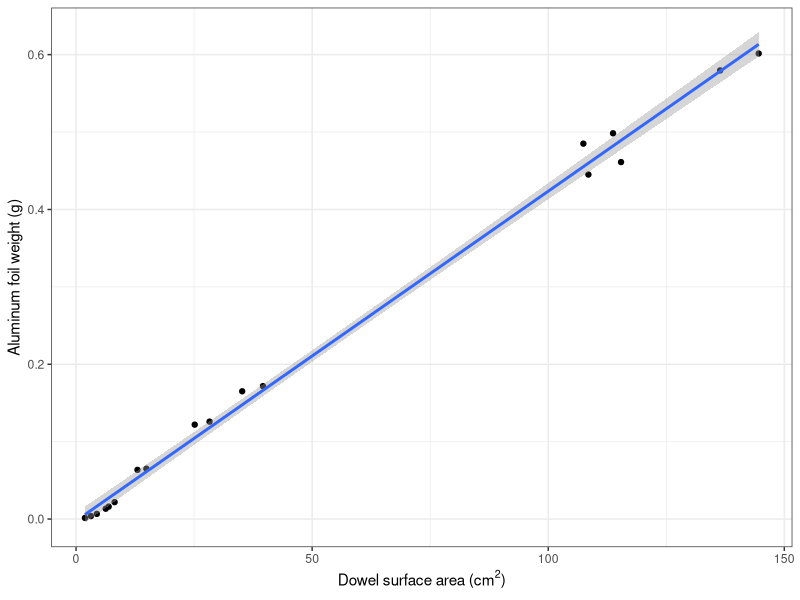
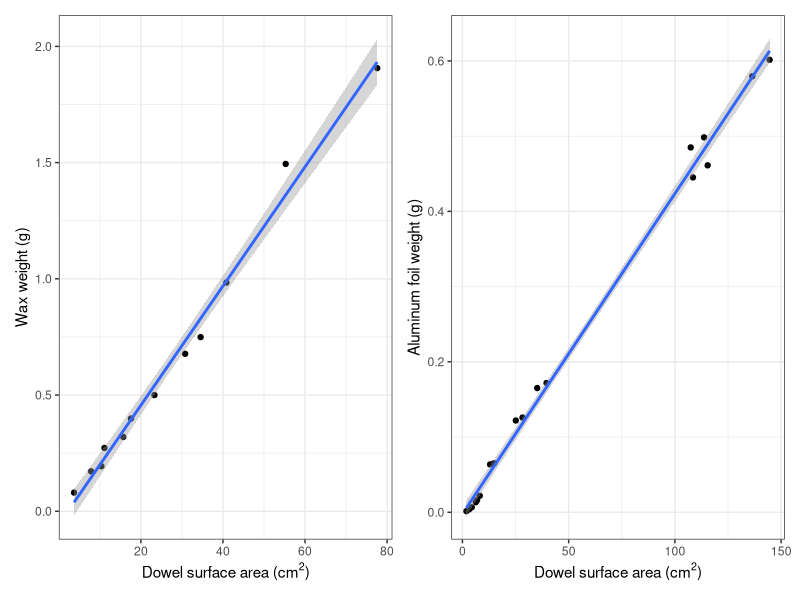
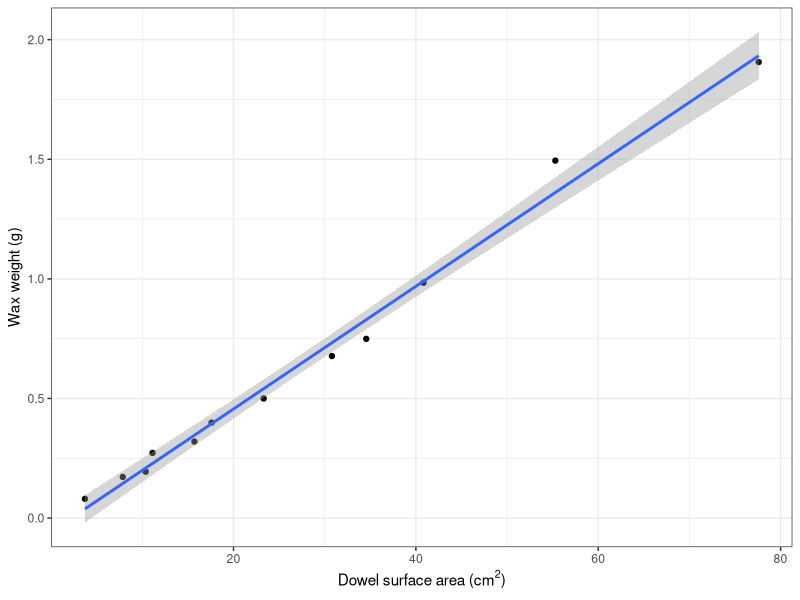

Here is the R script that generated these plots, in order:
#### Supplemental Figure 4: Surface area standard regression
#### Created by Danielle Barnas


##########################################################
### Supplemental Figure 4
##########################################################

#############################
### LOAD LIBRARIES
#############################
library(tidyverse)
library(here)
library(patchwork)


#############################
### READ IN DATA
#############################
foilSA <- read_csv(here("Data", "Growth", "foil_SA_curve.csv"))
waxSA <- read_csv(here("Data", "Growth", "wax_dip_curve.csv"))


#############################
### CREATE PLOT
#############################
wax.plot <- waxSA %>% 
  ggplot(aes(x = dowel_SA_cm2, y = wax_weight)) +
  geom_point() +
  geom_smooth(method = "lm") +
  theme_bw() +
  labs(x = expression("Dowel surface area (cm"^2*")"),
       y = "Wax weight (g)")

foil.plot <- foilSA %>% 
  ggplot(aes(x = dowel_SA_cm2, y = aluminum_weight)) +
  geom_point() +
  geom_smooth(method = "lm") +
  theme_bw() +
  labs(x = expression("Dowel surface area (cm"^2*")"),
       y = "Aluminum foil weight (g)")

sa.plots <- wax.plot + foil.plot

summary(lm(data = waxSA, wax_weight ~ dowel_SA_cm2))
summary(lm(data = foilSA, aluminum_weight ~ dowel_SA_cm2))
  
#############################
### SAVE PLOT
#############################
# ggsave(here("Output", "PaperFigures", "SuppFig4.png"), sa.plots, device = "png", height = 5, width = 8)
